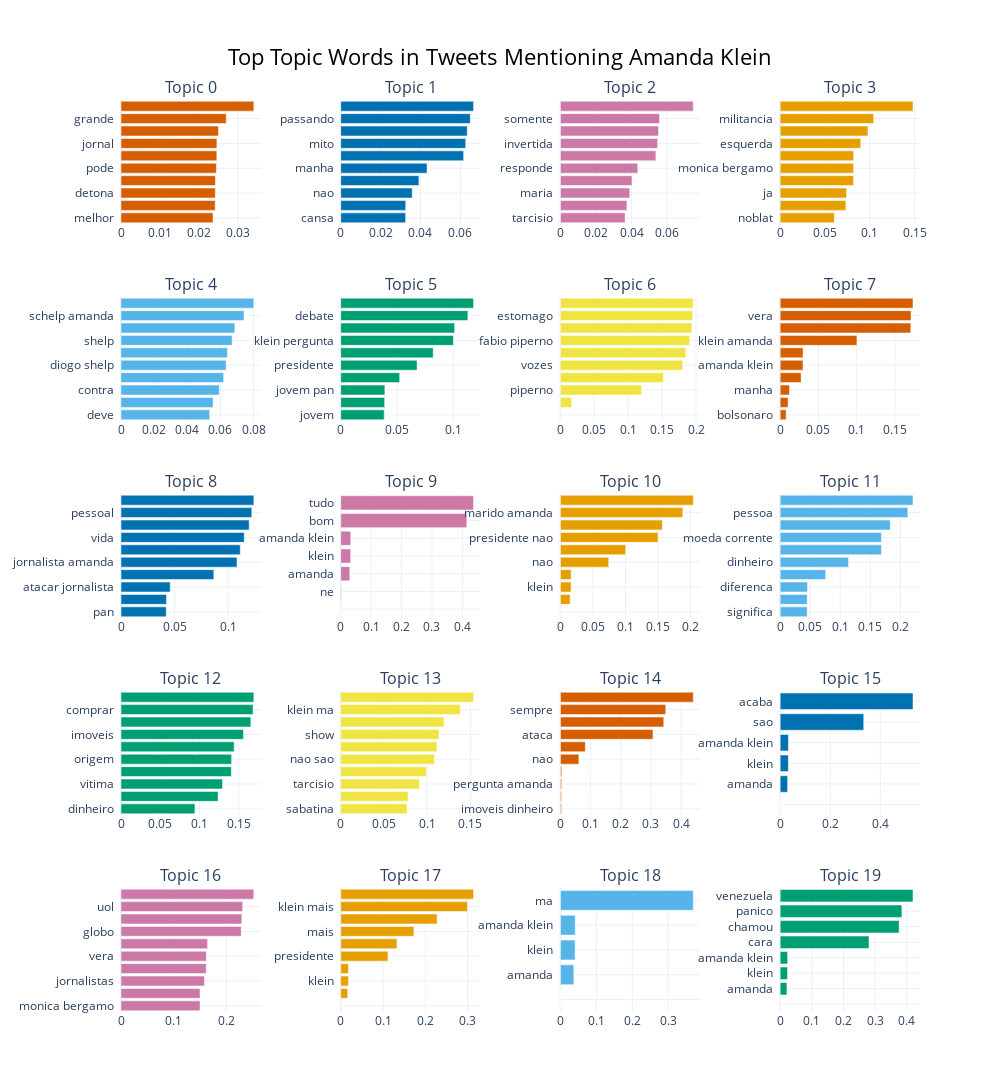

Notebook code cell kept with this figure:
### Code cell
fig = topic_model.visualize_barchart(top_n_topics=20, n_words=10)

fig.update_layout(
    title_text="Top Topic Words in Tweets Mentioning Amanda Klein"
)

fig.show()

### Figure 1 — Plotly figure (JSON) as saved in the notebook; plotly's stock layout.template omitted (floating-point values rounded to 4 significant figures)
{"data": [{"marker": {"color": "#D55E00"}, "orientation": "h", "type": "bar", "x": [0.02359, 0.02415, 0.02418, 0.02418, 0.02444, 0.02456, 0.02459, 0.02498, 0.02697, 0.03405], "xaxis": "x", "y": ["melhor  ", "klein vivo  ", "detona  ", "bolsonaro amanda  ", "pode  ", "jornal manha  ", "jornal  ", "sr  ", "grande  ", "bolsonaro  "], "yaxis": "y"}, {"marker": {"color": "#0072B2"}, "orientation": "h", "type": "bar", "x": [0.03255, 0.03258, 0.03586, 0.03919, 0.04329, 0.06165, 0.06268, 0.06345, 0.06497, 0.06661], "xaxis": "x2", "y": ["cansa  ", "nao cansa  ", "nao  ", "vivo  ", "manha  ", "vergonha  ", "mito  ", "mito amanda  ", "passando  ", "bonita  "], "yaxis": "y2"}, {"marker": {"color": "#CC79A7"}, "orientation": "h", "type": "bar", "x": [0.03638, 0.0374, 0.03902, 0.04025, 0.04351, 0.0537, 0.05472, 0.05519, 0.05574, 0.07475], "xaxis": "x3", "y": ["tarcisio  ", "via  ", "maria  ", "ze maria  ", "responde  ", "vao  ", "invertida  ", "dirceu  ", "somente  ", "ze  "], "yaxis": "y3"}, {"marker": {"color": "#E69F00"}, "orientation": "h", "type": "bar", "x": [0.06044, 0.07327, 0.07404, 0.08186, 0.08189, 0.082, 0.08986, 0.09794, 0.1043, 0.1482], "xaxis": "x4", "y": ["noblat  ", "familia  ", "ja  ", "bergamo  ", "monica bergamo  ", "monica  ", "esquerda  ", "renata  ", "militancia  ", "leitao  "], "yaxis": "y4"}, {"marker": {"color": "#56B4E9"}, "orientation": "h", "type": "bar", "x": [0.05353, 0.05559, 0.05931, 0.06196, 0.06347, 0.06424, 0.0671, 0.06871, 0.07424, 0.08017], "xaxis": "x5", "y": ["deve  ", "klein guga  ", "contra  ", "programa  ", "diogo shelp  ", "audiencia  ", "shelp  ", "schelp  ", "schelp amanda  ", "guga  "], "yaxis": "y5"}, {"marker": {"color": "#009E73"}, "orientation": "h", "type": "bar", "x": [0.03872, 0.03908, 0.03925, 0.05243, 0.06789, 0.08225, 0.1002, 0.1013, 0.1131, 0.1181], "xaxis": "x6", "y": ["jovem  ", "pan  ", "jovem pan  ", "nao  ", "presidente  ", "pergunta  ", "klein pergunta  ", "presidente nao  ", "debate  ", "publico  "], "yaxis": "y6"}, {"marker": {"color": "#F0E442"}, "orientation": "h", "type": "bar", "x": [1e-05, 0.01656, 0.1196, 0.1518, 0.1803, 0.1849, 0.1906, 0.1937, 0.1949, 0.1959], "xaxis": "x7", "y": ["  ", "amanda  ", "piperno  ", "lula  ", "vozes  ", "fabio  ", "fabio piperno  ", "felipe  ", "estomago  ", "rodrigues  "], "yaxis": "y7"}, {"marker": {"color": "#D55E00"}, "orientation": "h", "type": "bar", "x": [0.007757, 0.01035, 0.01213, 0.02735, 0.02986, 0.0299, 0.1002, 0.1705, 0.1708, 0.1734], "xaxis": "x8", "y": ["bolsonaro  ", "klein manha  ", "manha  ", "amanda  ", "amanda klein  ", "klein  ", "klein amanda  ", "magalhaes  ", "vera  ", "vera magalhaes  "], "yaxis": "y8"}, {"marker": {"color": "#0072B2"}, "orientation": "h", "type": "bar", "x": [0.04224, 0.04242, 0.04594, 0.08664, 0.1082, 0.1113, 0.115, 0.1196, 0.1221, 0.124], "xaxis": "x9", "y": ["pan  ", "jovem pan  ", "atacar jornalista  ", "jornalista  ", "jornalista amanda  ", "entrevista  ", "vida  ", "atacou  ", "pessoal  ", "vida pessoal  "], "yaxis": "y9"}, {"marker": {"color": "#CC79A7"}, "orientation": "h", "type": "bar", "x": [1e-05, 1e-05, 1e-05, 1e-05, 0.001712, 0.02982, 0.03266, 0.03293, 0.4145, 0.4366], "xaxis": "x10", "y": ["  ", "  ", "  ", "  ", "ne  ", "amanda  ", "klein  ", "amanda klein  ", "bom  ", "tudo  "], "yaxis": "y10"}, {"marker": {"color": "#E69F00"}, "orientation": "h", "type": "bar", "x": [1e-05, 0.0149, 0.01632, 0.01646, 0.07425, 0.1004, 0.15, 0.1568, 0.1882, 0.2043], "xaxis": "x11", "y": ["  ", "amanda  ", "klein  ", "amanda klein  ", "nao  ", "presidente  ", "presidente nao  ", "marido  ", "marido amanda  ", "responde  "], "yaxis": "y11"}, {"marker": {"color": "#56B4E9"}, "orientation": "h", "type": "bar", "x": [0.04495, 0.04496, 0.04545, 0.07588, 0.1139, 0.1686, 0.1686, 0.1833, 0.2126, 0.2212], "xaxis": "x12", "y": ["significa  ", "pais  ", "diferenca  ", "vergonha  ", "dinheiro  ", "corrente  ", "moeda corrente  ", "moeda  ", "pessoa  ", "especie  "], "yaxis": "y12"}, {"marker": {"color": "#009E73"}, "orientation": "h", "type": "bar", "x": [0.09426, 0.1238, 0.1294, 0.1406, 0.141, 0.1442, 0.1561, 0.1655, 0.1683, 0.1693], "xaxis": "x13", "y": ["dinheiro  ", "dinheiro vivo  ", "vitima  ", "sem  ", "origem  ", "resposta  ", "imoveis  ", "origem dinheiro  ", "comprar  ", "comprar imoveis  "], "yaxis": "y13"}, {"marker": {"color": "#F0E442"}, "orientation": "h", "type": "bar", "x": [0.07673, 0.07795, 0.09094, 0.09906, 0.1085, 0.1112, 0.1136, 0.1194, 0.1384, 0.1536], "xaxis": "x14", "y": ["sabatina  ", "sao  ", "tarcisio  ", "pan amanda  ", "nao sao  ", "sabatina jovem  ", "show  ", "paulo  ", "klein ma  ", "senhor  "], "yaxis": "y14"}, {"marker": {"color": "#D55E00"}, "orientation": "h", "type": "bar", "x": [0.003208, 0.003243, 0.003825, 0.004128, 0.06096, 0.08249, 0.3068, 0.3426, 0.349, 0.4404], "xaxis": "x15", "y": ["imoveis dinheiro  ", "compra imoveis  ", "pergunta amanda  ", "fica  ", "nao  ", "bolsonaro  ", "ataca  ", "mulher  ", "sempre  ", "usa  "], "yaxis": "y15"}, {"marker": {"color": "#0072B2"}, "orientation": "h", "type": "bar", "x": [1e-05, 1e-05, 1e-05, 1e-05, 1e-05, 0.0298, 0.03265, 0.03292, 0.3338, 0.5307], "xaxis": "x16", "y": ["  ", "  ", "  ", "  ", "  ", "amanda  ", "klein  ", "amanda klein  ", "sao  ", "acaba  "], "yaxis": "y16"}, {"marker": {"color": "#CC79A7"}, "orientation": "h", "type": "bar", "x": [0.15, 0.15, 0.1584, 0.1616, 0.1619, 0.1644, 0.2282, 0.2294, 0.231, 0.2522], "xaxis": "x17", "y": ["monica bergamo  ", "monica  ", "jornalistas  ", "magalhaes  ", "vera  ", "vera magalhaes  ", "globo  ", "folha  ", "uol  ", "especial  "], "yaxis": "y17"}, {"marker": {"color": "#E69F00"}, "orientation": "h", "type": "bar", "x": [1e-05, 0.01656, 0.01814, 0.01829, 0.1115, 0.133, 0.1728, 0.2276, 0.2995, 0.3137], "xaxis": "x18", "y": ["  ", "amanda  ", "klein  ", "amanda klein  ", "presidente  ", "pergunta  ", "mais  ", "vitima  ", "klein mais  ", "basta  "], "yaxis": "y18"}, {"marker": {"color": "#56B4E9"}, "orientation": "h", "type": "bar", "x": [1e-05, 1e-05, 1e-05, 1e-05, 1e-05, 1e-05, 0.03726, 0.04081, 0.04115, 0.3696], "xaxis": "x19", "y": ["  ", "  ", "  ", "  ", "  ", "  ", "amanda  ", "klein  ", "amanda klein  ", "ma  "], "yaxis": "y19"}, {"marker": {"color": "#009E73"}, "orientation": "h", "type": "bar", "x": [1e-05, 1e-05, 1e-05, 0.02129, 0.02332, 0.02351, 0.2807, 0.3759, 0.3846, 0.4197], "xaxis": "x20", "y": ["  ", "  ", "  ", "amanda  ", "klein  ", "amanda klein  ", "cara  ", "chamou  ", "panico  ", "venezuela  "], "yaxis": "y20"}], "layout": {"annotations": [{"font": {"size": 16}, "showarrow": false, "text": "Topic 0", "x": 0.0875, "xanchor": "center", "xref": "paper", "y": 1.0, "yanchor": "bottom", "yref": "paper"}, {"font": {"size": 16}, "showarrow": false, "text": "Topic 1", "x": 0.3625, "xanchor": "center", "xref": "paper", "y": 1.0, "yanchor": "bottom", "yref": "paper"}, {"font": {"size": 16}, "showarrow": false, "text": "Topic 2", "x": 0.6375, "xanchor": "center", "xref": "paper", "y": 1.0, "yanchor": "bottom", "yref": "paper"}, {"font": {"size": 16}, "showarrow": false, "text": "Topic 3", "x": 0.9125, "xanchor": "center", "xref": "paper", "y": 1.0, "yanchor": "bottom", "yref": "paper"}, {"font": {"size": 16}, "showarrow": false, "text": "Topic 4", "x": 0.0875, "xanchor": "center", "xref": "paper", "y": 0.784, "yanchor": "bottom", "yref": "paper"}, {"font": {"size": 16}, "showarrow": false, "text": "Topic 5", "x": 0.3625, "xanchor": "center", "xref": "paper", "y": 0.784, "yanchor": "bottom", "yref": "paper"}, {"font": {"size": 16}, "showarrow": false, "text": "Topic 6", "x": 0.6375, "xanchor": "center", "xref": "paper", "y": 0.784, "yanchor": "bottom", "yref": "paper"}, {"font": {"size": 16}, "showarrow": false, "text": "Topic 7", "x": 0.9125, "xanchor": "center", "xref": "paper", "y": 0.784, "yanchor": "bottom", "yref": "paper"}, {"font": {"size": 16}, "showarrow": false, "text": "Topic 8", "x": 0.0875, "xanchor": "center", "xref": "paper", "y": 0.568, "yanchor": "bottom", "yref": "paper"}, {"font": {"size": 16}, "showarrow": false, "text": "Topic 9", "x": 0.3625, "xanchor": "center", "xref": "paper", "y": 0.568, "yanchor": "bottom", "yref": "paper"}, {"font": {"size": 16}, "showarrow": false, "text": "Topic 10", "x": 0.6375, "xanchor": "center", "xref": "paper", "y": 0.568, "yanchor": "bottom", "yref": "paper"}, {"font": {"size": 16}, "showarrow": false, "text": "Topic 11", "x": 0.9125, "xanchor": "center", "xref": "paper", "y": 0.568, "yanchor": "bottom", "yref": "paper"}, {"font": {"size": 16}, "showarrow": false, "text": "Topic 12", "x": 0.0875, "xanchor": "center", "xref": "paper", "y": 0.352, "yanchor": "bottom", "yref": "paper"}, {"font": {"size": 16}, "showarrow": false, "text": "Topic 13", "x": 0.3625, "xanchor": "center", "xref": "paper", "y": 0.352, "yanchor": "bottom", "yref": "paper"}, {"font": {"size": 16}, "showarrow": false, "text": "Topic 14", "x": 0.6375, "xanchor": "center", "xref": "paper", "y": 0.352, "yanchor": "bottom", "yref": "paper"}, {"font": {"size": 16}, "showarrow": false, "text": "Topic 15", "x": 0.9125, "xanchor": "center", "xref": "paper", "y": 0.352, "yanchor": "bottom", "yref": "paper"}, {"font": {"size": 16}, "showarrow": false, "text": "Topic 16", "x": 0.0875, "xanchor": "center", "xref": "paper", "y": 0.136, "yanchor": "bottom", "yref": "paper"}, {"font": {"size": 16}, "showarrow": false, "text": "Topic 17", "x": 0.3625, "xanchor": "center", "xref": "paper", "y": 0.136, "yanchor": "bottom", "yref": "paper"}, {"font": {"size": 16}, "showarrow": false, "text": "Topic 18", "x": 0.6375, "xanchor": "center", "xref": "paper", "y": 0.136, "yanchor": "bottom", "yref": "paper"}, {"font": {"size": 16}, "showarrow": false, "text": "Topic 19", "x": 0.9125, "xanchor": "center", "xref": "paper", "y": 0.136, "yanchor": "bottom", "yref": "paper"}], "height": 1250, "hoverlabel": {"bgcolor": "white", "font": {"family": "Rockwell", "size": 16}}, "showlegend": false, "title": {"font": {"color": "Black", "size": 22}, "text": "Top Topic Words in Tweets Mentioning Amanda Klein", "x": 0.5, "xanchor": "center", "yanchor": "top"}, "width": 1000, "xaxis": {"anchor": "y", "domain": [0, 0.175], "showgrid": true}, "xaxis10": {"anchor": "y10", "domain": [0.275, 0.45], "showgrid": true}, "xaxis11": {"anchor": "y11", "domain": [0.55, 0.725], "showgrid": true}, "xaxis12": {"anchor": "y12", "domain": [0.825, 1], "showgrid": true}, "xaxis13": {"anchor": "y13", "domain": [0, 0.175], "showgrid": true}, "xaxis14": {"anchor": "y14", "domain": [0.275, 0.45], "showgrid": true}, "xaxis15": {"anchor": "y15", "domain": [0.55, 0.725], "showgrid": true}, "xaxis16": {"anchor": "y16", "domain": [0.825, 1], "showgrid": true}, "xaxis17": {"anchor": "y17", "domain": [0, 0.175], "showgrid": true}, "xaxis18": {"anchor": "y18", "domain": [0.275, 0.45], "showgrid": true}, "xaxis19": {"anchor": "y19", "domain": [0.55, 0.725], "showgrid": true}, "xaxis2": {"anchor": "y2", "domain": [0.275, 0.45], "showgrid": true}, "xaxis20": {"anchor": "y20", "domain": [0.825, 1], "showgrid": true}, "xaxis3": {"anchor": "y3", "domain": [0.55, 0.725], "showgrid": true}, "xaxis4": {"anchor": "y4", "domain": [0.825, 1], "showgrid": true}, "xaxis5": {"anchor": "y5", "domain": [0, 0.175], "showgrid": true}, "xaxis6": {"anchor": "y6", "domain": [0.275, 0.45], "showgrid": true}, "xaxis7": {"anchor": "y7", "domain": [0.55, 0.725], "showgrid": true}, "xaxis8": {"anchor": "y8", "domain": [0.825, 1], "showgrid": true}, "xaxis9": {"anchor": "y9", "domain": [0, 0.175], "showgrid": true}, "yaxis": {"anchor": "x", "domain": [0.864, 1.0], "showgrid": true}, "yaxis10": {"anchor": "x10", "domain": [0.432, 0.568], "showgrid": true}, "yaxis11": {"anchor": "x11", "domain": [0.432, 0.568], "showgrid": true}, "yaxis12": {"anchor": "x12", "domain": [0.432, 0.568], "showgrid": true}, "yaxis13": {"anchor": "x13", "domain": [0.216, 0.352], "showgrid": true}, "yaxis14": {"anchor": "x14", "domain": [0.216, 0.352], "showgrid": true}, "yaxis15": {"anchor": "x15", "domain": [0.216, 0.352], "showgrid": true}, "yaxis16": {"anchor": "x16", "domain": [0.216, 0.352], "showgrid": true}, "yaxis17": {"anchor": "x17", "domain": [0, 0.136], "showgrid": true}, "yaxis18": {"anchor": "x18", "domain": [0, 0.136], "showgrid": true}, "yaxis19": {"anchor": "x19", "domain": [0, 0.136], "showgrid": true}, "yaxis2": {"anchor": "x2", "domain": [0.864, 1.0], "showgrid": true}, "yaxis20": {"anchor": "x20", "domain": [0, 0.136], "showgrid": true}, "yaxis3": {"anchor": "x3", "domain": [0.864, 1.0], "showgrid": true}, "yaxis4": {"anchor": "x4", "domain": [0.864, 1.0], "showgrid": true}, "yaxis5": {"anchor": "x5", "domain": [0.648, 0.784], "showgrid": true}, "yaxis6": {"anchor": "x6", "domain": [0.648, 0.784], "showgrid": true}, "yaxis7": {"anchor": "x7", "domain": [0.648, 0.784], "showgrid": true}, "yaxis8": {"anchor": "x8", "domain": [0.648, 0.784], "showgrid": true}, "yaxis9": {"anchor": "x9", "domain": [0.432, 0.568], "showgrid": true}}}
